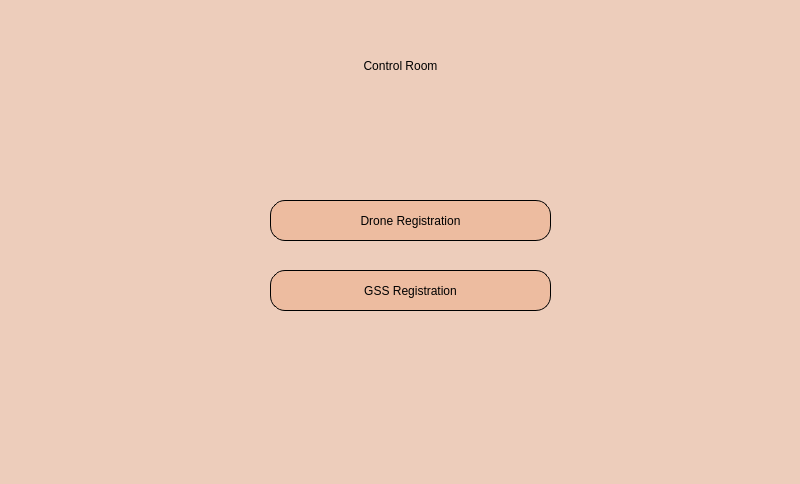
<?xml version="1.0" encoding="UTF-8"?>
<ui version="4.0">
 <class>MainWindow</class>
 <widget class="QMainWindow" name="MainWindow">
  <property name="geometry">
   <rect>
    <x>0</x>
    <y>0</y>
    <width>800</width>
    <height>484</height>
   </rect>
  </property>
  <property name="windowTitle">
   <string>MainWindow</string>
  </property>
  <property name="styleSheet">
   <string notr="true">background-color: rgb(237, 205, 187);</string>
  </property>
  <widget class="QWidget" name="centralwidget">
   <widget class="QLabel" name="label">
    <property name="geometry">
     <rect>
      <x>0</x>
      <y>30</y>
      <width>801</width>
      <height>71</height>
     </rect>
    </property>
    <property name="styleSheet">
     <string notr="true">font: 75 14pt &quot;Goudy Old Style&quot;;</string>
    </property>
    <property name="text">
     <string>Control Room</string>
    </property>
    <property name="alignment">
     <set>Qt::AlignCenter</set>
    </property>
   </widget>
   <widget class="QPushButton" name="Ctrl_btn">
    <property name="geometry">
     <rect>
      <x>270</x>
      <y>200</y>
      <width>281</width>
      <height>41</height>
     </rect>
    </property>
    <property name="styleSheet">
     <string notr="true">QPushButton {
background-color: rgb(237, 188, 160);
font: italic 10pt &quot;Goudy Old Style&quot;;
	
color: rgb(0,0,0);
border: 1px solid;
border-radius: 15px;
}
QPushButton:hover {
background-color: rgb(255, 233, 206);
color:rgb(0,0,0);
}</string>
    </property>
    <property name="text">
     <string>Drone Registration</string>
    </property>
   </widget>
   <widget class="QPushButton" name="Ctrl_btn_3">
    <property name="geometry">
     <rect>
      <x>270</x>
      <y>270</y>
      <width>281</width>
      <height>41</height>
     </rect>
    </property>
    <property name="styleSheet">
     <string notr="true">QPushButton {
background-color: rgb(237, 188, 160);
font: italic 10pt &quot;Goudy Old Style&quot;;
	
color: rgb(0,0,0);
border: 1px solid;
border-radius: 15px;
}
QPushButton:hover {
background-color: rgb(255, 233, 206);
color:rgb(0,0,0);
}</string>
    </property>
    <property name="text">
     <string>GSS Registration</string>
    </property>
   </widget>
  </widget>
 </widget>
 <resources/>
 <connections/>
</ui>
